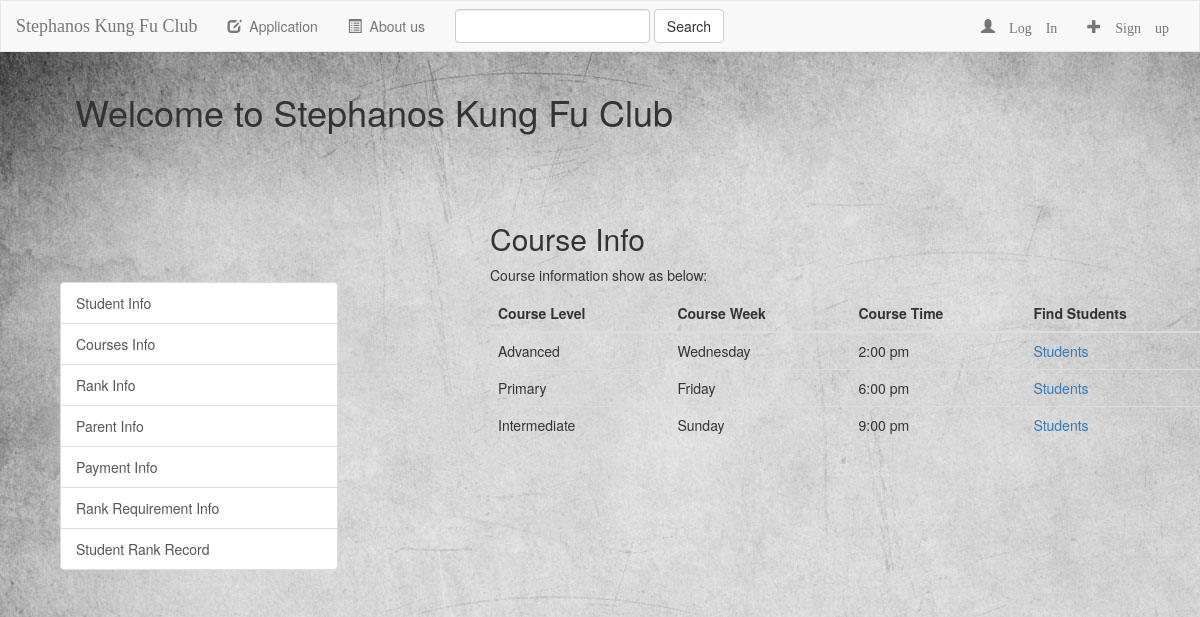
The page /skf/student/course/1112/ on the database its author committed.
### skf/models.py (models this page shows, shortened)
class Course(models.Model):
    students = models.ManyToManyField(Student)
    level = models.CharField(max_length=500, choices=LEVEL, default="Primary")
    week = models.CharField(max_length=500, choices=WEEK, default="Monday")
    time = models.CharField(max_length=500, choices=TIME, default="8:00 am")

### skf/views.py (the view)
# urls.py: url(r'^student/course/(?P<student_num>\w+)/$', views.StuCourseView.as_view(), name='stu_course'),
class StuCourseView(generic.ListView):
    context_object_name = "courses"
    template_name = 'skf/course.html'
    def get_queryset(self):
        stu_num = self.kwargs['student_num']
        return Student.objects.get(student_num=stu_num).course_set.all()

### skf/templates/skf/course.html (shortened to what this page needs)
{% extends "skf/base.html" %}
{% block body %}
    <h2>Course Info</h2>
    <p>Course information show as below:</p>
    <table class="table table-hover">
        <thead>
        <tr>
            <th>Course Level</th>
            <th>Course Week</th>
            <th>Course Time</th>
            <th>Find Students</th>
        </tr>
        </thead>
        <tbody>
        {% for course in courses %}
            <tr>
                <td>{{ course.level }}</td>
                <td>{{ course.week }}</td>
                <td>{{ course.time }}</td>
                <td><a href="{% url 'skf:cou_student' course.id %}">Students</a></td>
            </tr>
        {% endfor %}
        </tbody>
    </table>
{% endblock %}

### skf/static/skf/style.css (style rules this page uses)
body { background: white url("images/background.jpg"); }

### rows shown on the page
Course: level "Advanced", week "Wednesday", time "2:00 pm"
Course: level "Primary", week "Friday", time "6:00 pm"
Course: level "Intermediate", week "Sunday", time "9:00 pm"
